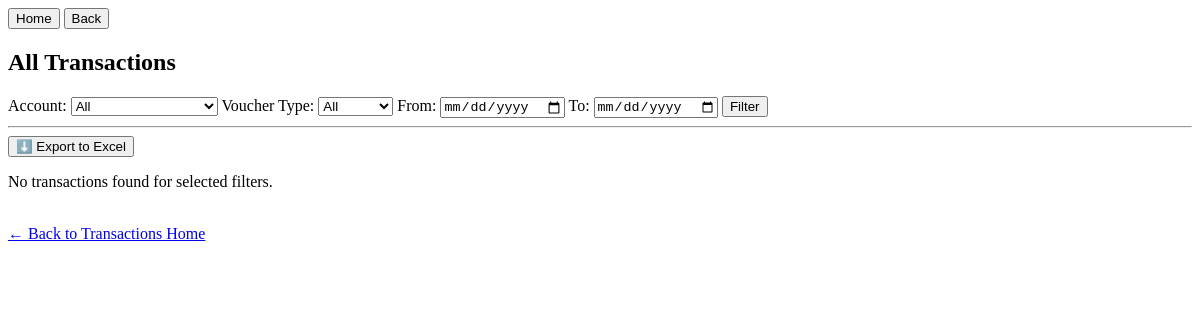
/transactions/view/ (signed in), run on an earlier commit of the app's database.
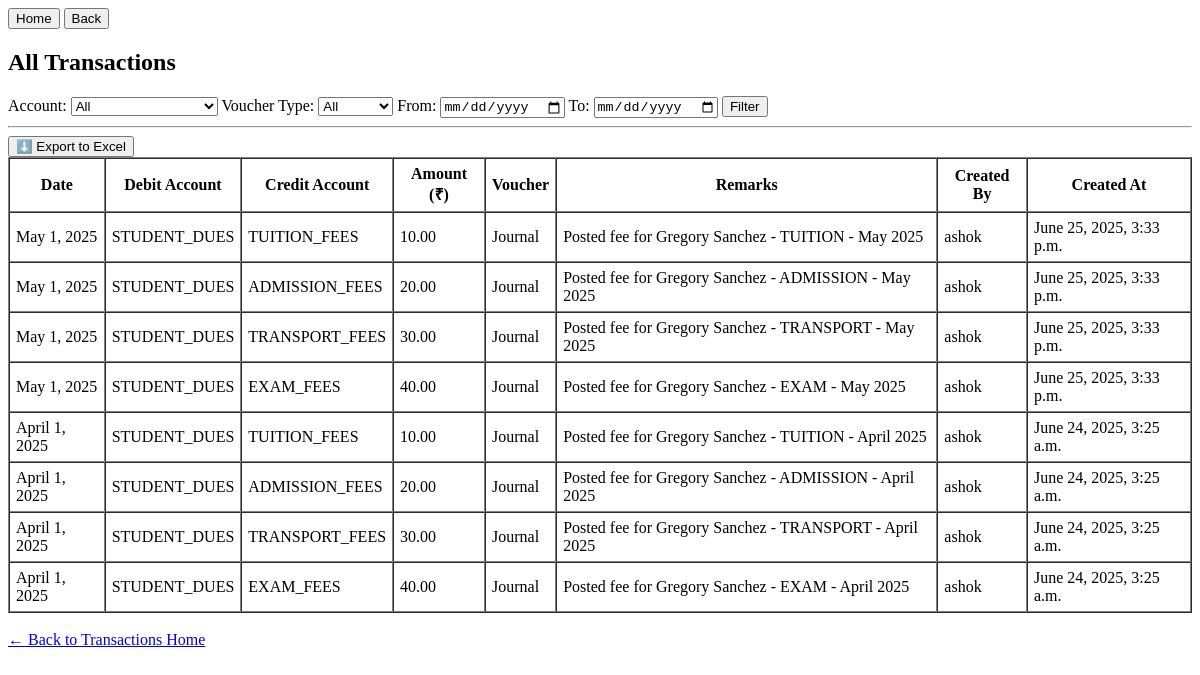
And on a later commit of the database.
### transactions/models.py (models this page shows, shortened)
class Transaction(models.Model):
    VOUCHER_TYPES = [
    ('payment', 'Payment'),
    ('receipt', 'Receipt'),
    ('journal', 'Journal'),
    ('contra', 'Contra'),
    ]
    date = models.DateField()
    debit_account = models.ForeignKey(AccountHead, on_delete=models.PROTECT, related_name='debit_transactions')
    credit_account = models.ForeignKey(AccountHead, on_delete=models.PROTECT, related_name='credit_transactions')
    amount = models.DecimalField(max_digits=12, decimal_places=2)
    remarks = models.TextField(blank=True, null=True)
    school = models.ForeignKey(School, on_delete=models.CASCADE, default="kalawati")  # Multi-school support
    voucher_type = models.CharField(max_length=20, choices=VOUCHER_TYPES, blank=True, null=True)  # ✅ Add this
    created_by = models.ForeignKey(User, on_delete=models.SET_NULL, null=True, blank=True)
    created_at = models.DateTimeField(auto_now_add=True)

class AccountHead(models.Model):
    ACCOUNT_TYPES = [
        ('asset', 'Asset'),
        ('liability', 'Liability'),
        ('income', 'Income'),
        ('expense', 'Expense'),
    ]
    name = models.CharField(max_length=100, unique=True)
    type = models.CharField(max_length=20, choices=ACCOUNT_TYPES)
    description = models.TextField(blank=True, null=True)
    opening_balance = models.DecimalField(max_digits=10, decimal_places=2, default=0)
    is_active = models.BooleanField(default=True)
    school = models.ForeignKey(School, on_delete=models.CASCADE)

### transactions/views.py (the view)
# urls.py: path('view/', views.view_transactions, name='view_transactions'),
@login_required
def view_transactions(request):
    user_school = request.user.userprofile.school
    transactions = Transaction.objects.filter(school=user_school).order_by('-date')
    account_id = request.GET.get('account')
    voucher_type = request.GET.get('voucher_type')
    start_date = request.GET.get('start_date')
    end_date = request.GET.get('end_date')
    if account_id and account_id.isdigit():
        transactions = transactions.filter(
            Q(debit_account_id=account_id) | Q(credit_account_id=account_id)
        )
    if voucher_type:
        transactions = transactions.filter(voucher_type=voucher_type)
    parsed_start = parse_date(start_date) if isinstance(start_date, str) and start_date else None
    if parsed_start:
        transactions = transactions.filter(date__gte=parsed_start)
    parsed_end = parse_date(end_date) if isinstance(end_date, str) and end_date else None
    if parsed_end:
        transactions = transactions.filter(date__lte=parsed_end)
    accounts = AccountHead.objects.filter(school=user_school)
    return render(request, 'transactions/view_transactions.html', {
        'transactions': transactions,
        'accounts': accounts,
        'voucher_type_filter': voucher_type,
        'account_filter': account_id,
        'start_date': start_date,
        'end_date': end_date,
    })

### transactions/templates/transactions/view_transactions.html (shortened to what this page needs)
<!DOCTYPE html>
<html>
<head>
</head>
<body>
    <a href="{% url 'home'%}"><button>Home</button></a>
    <a href="{% url 'transactions_home'%}"><button>Back</button></a>
    <h2>All Transactions</h2>
    <form method="get">
        <label for="account">Account:</label>
        <select name="account" id="account">
            <option value="">All</option>
        </select>
        <label for="voucher_type">Voucher Type:</label>
        <select name="voucher_type" id="voucher_type">
            <option value="">All</option>
        </select>
        <label for="start_date">From:</label>
        <input type="date" name="start_date" value="{{ start_date }}">
        <label for="end_date">To:</label>
        <input type="date" name="end_date" value="{{ end_date }}">
        <button type="submit">Filter</button>
    </form>
    <hr>
    <form method="get" action="{% url 'export_transactions_excel' %}">
    <button type="submit">⬇️ Export to Excel</button>
    </form>
    {% if transactions %}
        <table border="1" cellpadding="6" cellspacing="0">
            <tr>
                <th>Date</th>
                <th>Debit Account</th>
                <th>Credit Account</th>
                <th>Amount (₹)</th>
                <th>Voucher</th>
                <th>Remarks</th>
                <th>Created By</th>
                <th>Created At</th>
            </tr>
            {% for txn in transactions %}
                <tr>
                    <td>{{ txn.date }}</td>
                    <td>{{ txn.debit_account.name }}</td>
                    <td>{{ txn.credit_account.name }}</td>
                    <td>{{ txn.amount }}</td>
                    <td>{{ txn.get_voucher_type_display }}</td>
                    <td>{{ txn.remarks }}</td>
                    <td>{{ txn.created_by.username }}</td>
                    <td>{{ txn.created_at }}</td>
                </tr>
            {% endfor %}
        </table>
    {% else %}
        <p>No transactions found for selected filters.</p>
    {% endif %}
    <br>
    <a href="{% url 'transactions_home' %}">← Back to Transactions Home</a>
</body>
</html>

What changed in the data, as far as the page shows it:
added Transaction: date "May 1, 2025", debit_account.name "STUDENT_DUES", credit_account.name "TUITION_FEES", amount "10.00", voucher_type "Journal", remarks "Posted fee for Gregory Sanchez - TUITION - May 2025", created_by.username "ashok", created_at "June 25, 2025, 3:33 p.m."
added Transaction: date "May 1, 2025", debit_account.name "STUDENT_DUES", credit_account.name "ADMISSION_FEES", amount "20.00", voucher_type "Journal", remarks "Posted fee for Gregory Sanchez - ADMISSION - May 2025", created_by.username "ashok", created_at "June 25, 2025, 3:33 p.m."
added Transaction: date "May 1, 2025", debit_account.name "STUDENT_DUES", credit_account.name "TRANSPORT_FEES", amount "30.00", voucher_type "Journal", remarks "Posted fee for Gregory Sanchez - TRANSPORT - May 2025", created_by.username "ashok", created_at "June 25, 2025, 3:33 p.m."
added Transaction: date "May 1, 2025", debit_account.name "STUDENT_DUES", credit_account.name "EXAM_FEES", amount "40.00", voucher_type "Journal", remarks "Posted fee for Gregory Sanchez - EXAM - May 2025", created_by.username "ashok", created_at "June 25, 2025, 3:33 p.m."
added Transaction: date "April 1, 2025", debit_account.name "STUDENT_DUES", credit_account.name "TUITION_FEES", amount "10.00", voucher_type "Journal", remarks "Posted fee for Gregory Sanchez - TUITION - April 2025", created_by.username "ashok", created_at "June 24, 2025, 3:25 a.m."
added Transaction: date "April 1, 2025", debit_account.name "STUDENT_DUES", credit_account.name "ADMISSION_FEES", amount "20.00", voucher_type "Journal", remarks "Posted fee for Gregory Sanchez - ADMISSION - April 2025", created_by.username "ashok", created_at "June 24, 2025, 3:25 a.m."
added Transaction: date "April 1, 2025", debit_account.name "STUDENT_DUES", credit_account.name "TRANSPORT_FEES", amount "30.00", voucher_type "Journal", remarks "Posted fee for Gregory Sanchez - TRANSPORT - April 2025", created_by.username "ashok", created_at "June 24, 2025, 3:25 a.m."
added Transaction: date "April 1, 2025", debit_account.name "STUDENT_DUES", credit_account.name "EXAM_FEES", amount "40.00", voucher_type "Journal", remarks "Posted fee for Gregory Sanchez - EXAM - April 2025", created_by.username "ashok", created_at "June 24, 2025, 3:25 a.m."
Also different on the page:
text no longer shown: "No transactions found for selected filters."
text now shown: "Date Debit Account Credit Account Amount (₹) Voucher Remarks Created By Created At"
